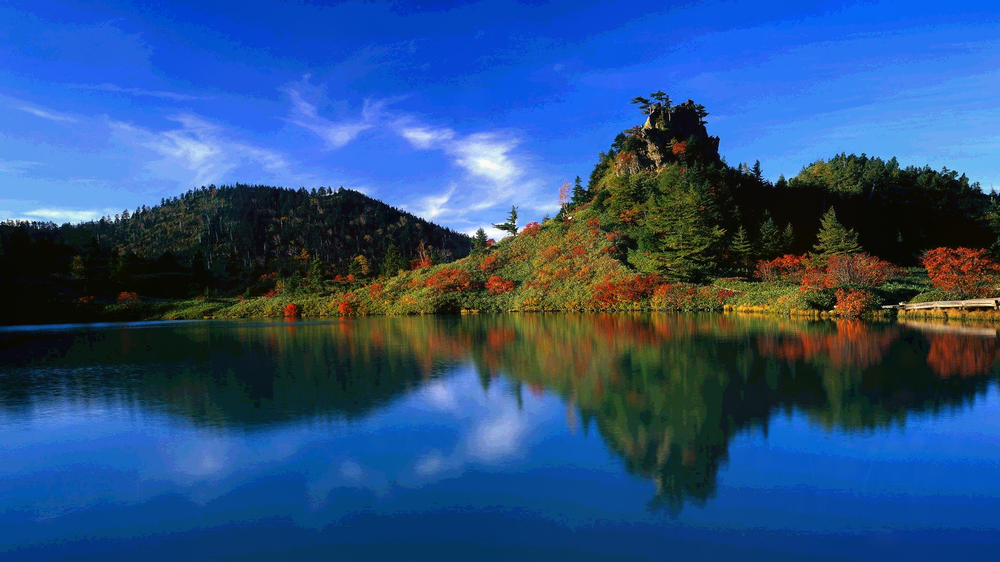
#> input picture steganography-test/composed/pic3-composed.png, 1000 x 562 px, shrunk from 1920 x 1080 before the run
$ python steganography_decrypt.py
#> lines starting #> are read from the running program, lines starting #| are printed output that depends on the picture
# Python program to demonstrate
# image steganography using OpenCV


import cv2
import numpy as np
import random

path = './decrypted/'

# Decryption function
def decrypt():

	# Encrypted image
	img = cv2.imread('./composed/pic3-composed.png')
#> img is the input picture: shape (562, 1000, 3); mean B, G, R 130.5, 80.3, 42.4
	width = img.shape[0]
#> width = 562
	height = img.shape[1]
#> height = 1000

	# img1 and img2 are two blank images
	img1 = np.zeros((width, height, 3), np.uint8)
	img2 = np.zeros((width, height, 3), np.uint8)

	for i in range(width):
		for j in range(height):
			for l in range(3):
				v1 = format(img[i][j][l], '08b')
				v2 = v1[:4] + chr(random.randint(0, 1)+48) * 4
				v3 = v1[4:] + chr(random.randint(0, 1)+48) * 4

				# Appending data to img1 and img2
				img1[i][j][l]= int(v2, 2)
				img2[i][j][l]= int(v3, 2)
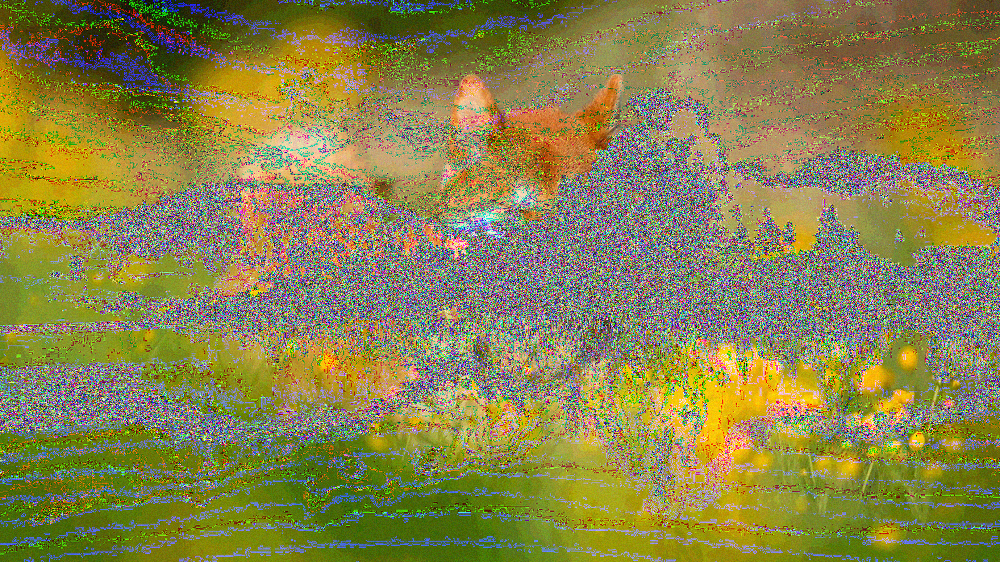
#> img2: shape (562, 1000, 3); mean B, G, R 75.6, 130.8, 137.5

	# These are two images produced from
	# the encrypted image
	cv2.imwrite(path + 'pic2_from_decryption.png', img1)
	cv2.imwrite(path + 'pic3_from_decryption.png', img2)


# Driver's code
decrypt()
